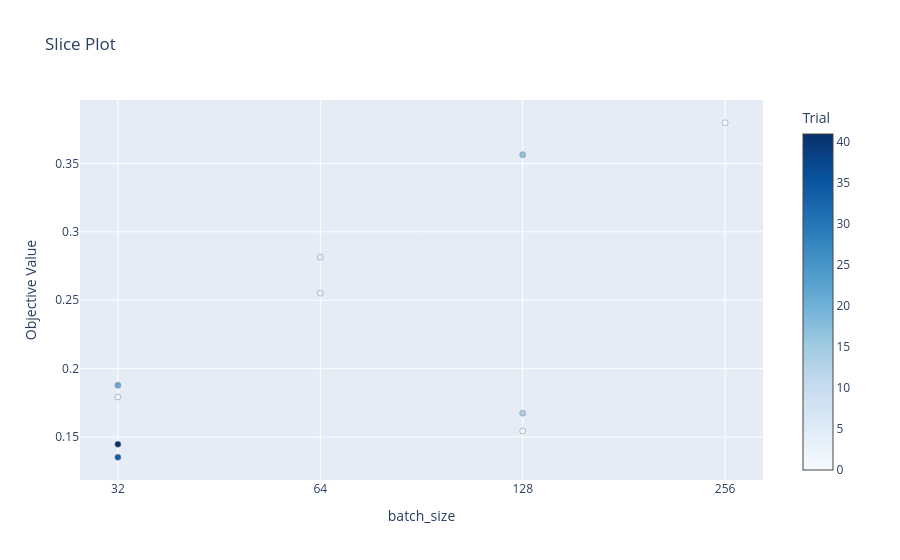

Source (notebook cell):
### Code cell
optuna.visualization.plot_slice(study, params = ['batch_size']).show()

### Figure 1 — Plotly figure (JSON) as saved in the notebook; plotly's stock layout.template omitted (floating-point values rounded to 4 significant figures)
{"data": [{"marker": {"color": [0, 1, 2, 3, 4, 14, 17, 21, 34, 41], "colorbar": {"title": {"text": "Trial"}, "x": 1, "xpad": 40}, "colorscale": [[0, "rgb(247,251,255)"], [0.125, "rgb(222,235,247)"], [0.25, "rgb(198,219,239)"], [0.375, "rgb(158,202,225)"], [0.5, "rgb(107,174,214)"], [0.625, "rgb(66,146,198)"], [0.75, "rgb(33,113,181)"], [0.875, "rgb(8,81,156)"], [1, "rgb(8,48,107)"]], "line": {"color": "Grey", "width": 0.5}}, "mode": "markers", "name": "Feasible Trial", "showlegend": false, "type": "scatter", "x": [256, 128, 32, 64, 64, 128, 128, 32, 32, 32], "y": [0.3797, 0.1545, 0.1793, 0.2552, 0.2815, 0.1674, 0.3564, 0.1879, 0.1352, 0.1447]}], "layout": {"title": {"text": "Slice Plot"}, "xaxis": {"categoryarray": [32, 64, 128, 256, 512], "categoryorder": "array", "title": {"text": "batch_size"}, "type": "category"}, "yaxis": {"title": {"text": "Objective Value"}}}}
